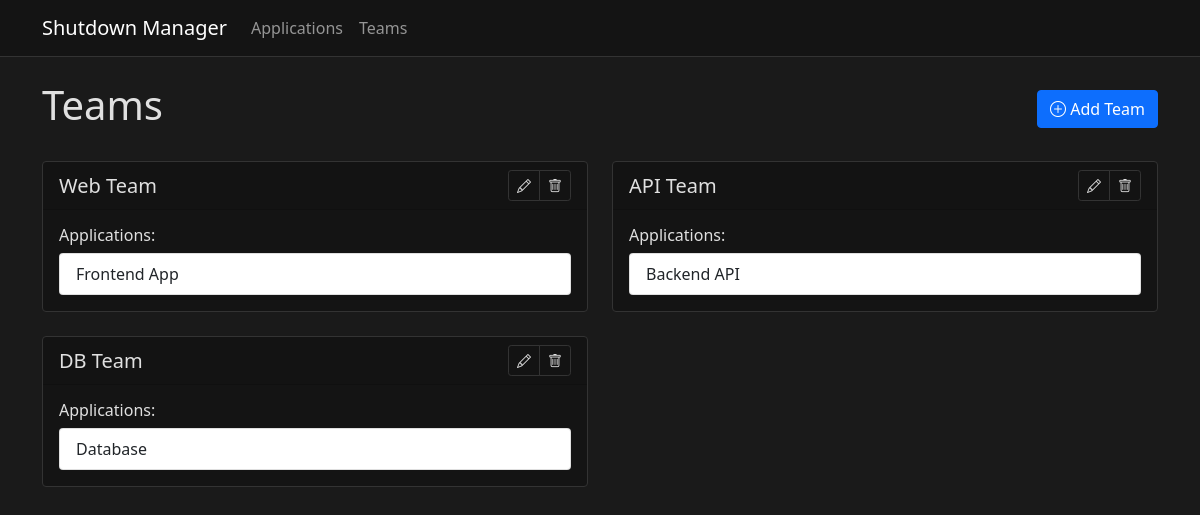
The app's page /teams, older data.
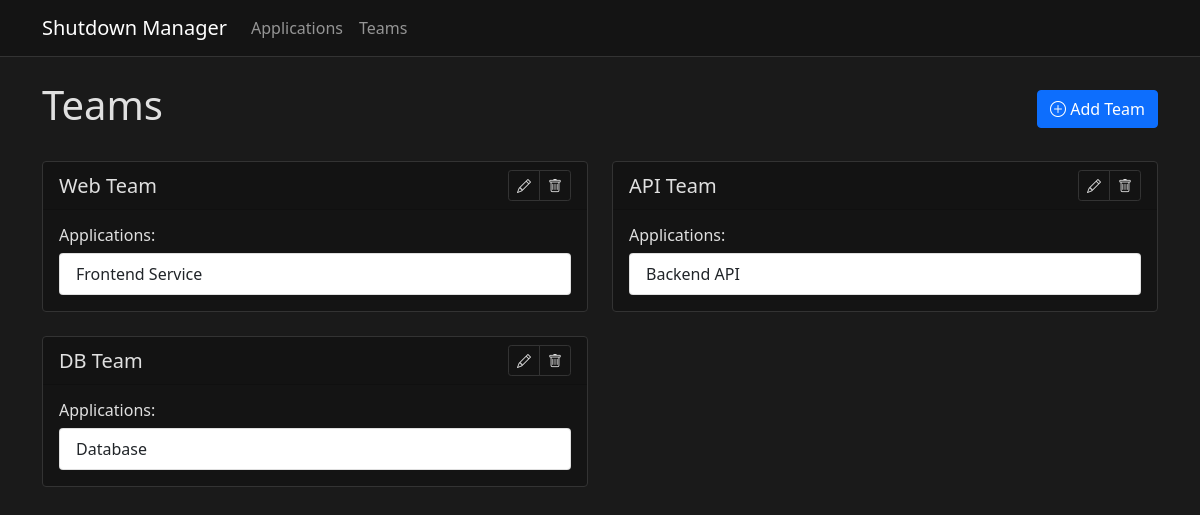
The same page, newer data.
### app/models.py (models this page shows)
class Application(db.Model):
    id = db.Column(db.Integer, primary_key=True)
    name = db.Column(db.String(100), unique=True, nullable=False)
    team_id = db.Column(db.Integer, db.ForeignKey('team.id'), nullable=False)
    shutdown_order = db.Column(db.Integer, default=100)
    instances = db.relationship('ApplicationInstance', backref='application', lazy=True, cascade='all, delete-orphan')
    dependencies = db.relationship(
        'ApplicationDependency',
        foreign_keys='ApplicationDependency.application_id',
        backref=db.backref('application', lazy=True),
        lazy=True,
        cascade='all, delete-orphan'
    )

### app/routes.py (the view)
@main.route('/teams')
def teams():
    teams = Team.query.all()
    return render_template('teams.html', teams=teams)

### app/templates/teams.html (shortened to what this page needs)
{% extends "base.html" %}
{% block content %}
<div class="row">
    <div class="col-12">
        <div class="d-flex justify-content-between align-items-center mb-4">
            <h1>Teams</h1>
            <button class="btn btn-primary" data-bs-toggle="modal" data-bs-target="#addTeamModal">
                <i class="bi bi-plus-circle"></i> Add Team
            </button>
        </div>
        <div class="row">
            {% for team in teams %}
            <div class="col-md-6 mb-4">
                <div class="card">
                    <div class="card-header d-flex justify-content-between align-items-center">
                        <h5 class="card-title mb-0">{{ team.name }}</h5>
                        <div class="btn-group">
                            <button class="btn btn-sm btn-outline-primary" onclick="editTeam({{ team.id }}, '{{ team.name }}')">
                                <i class="bi bi-pencil"></i>
                            </button>
                            <button class="btn btn-sm btn-outline-danger" onclick="confirmDeleteTeam({{ team.id }}, '{{ team.name }}')">
                                <i class="bi bi-trash"></i>
                            </button>
                        </div>
                    </div>
                    <div class="card-body">
                        <h6>Applications:</h6>
                        <ul class="list-group">
                            {% for app in team.applications %}
                            <li class="list-group-item">{{ app.name }}</li>
                            {% endfor %}
                        </ul>
                    </div>
                </div>
            </div>
            {% endfor %}
        </div>
    </div>
</div>
{% endblock %}

Row changes from the older to the newer data that the page shows:
changed Application: name "Frontend App" → "Frontend Service"
